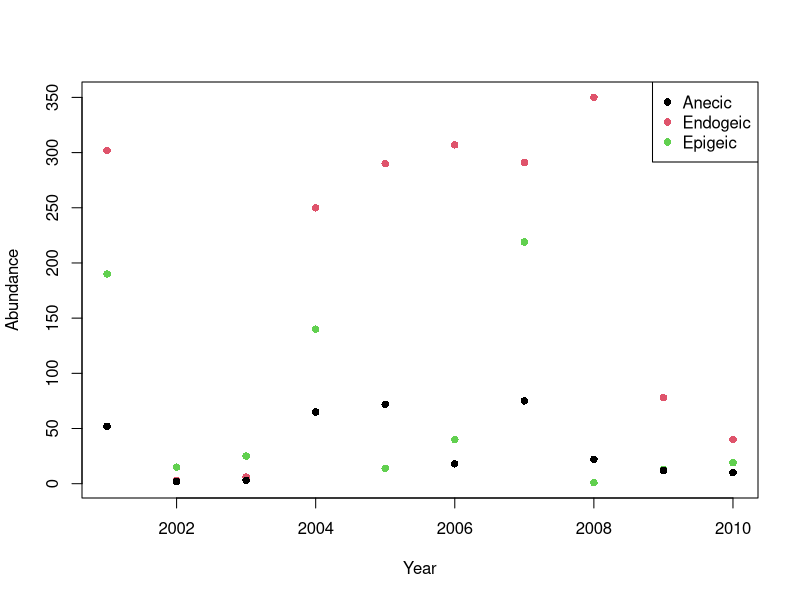
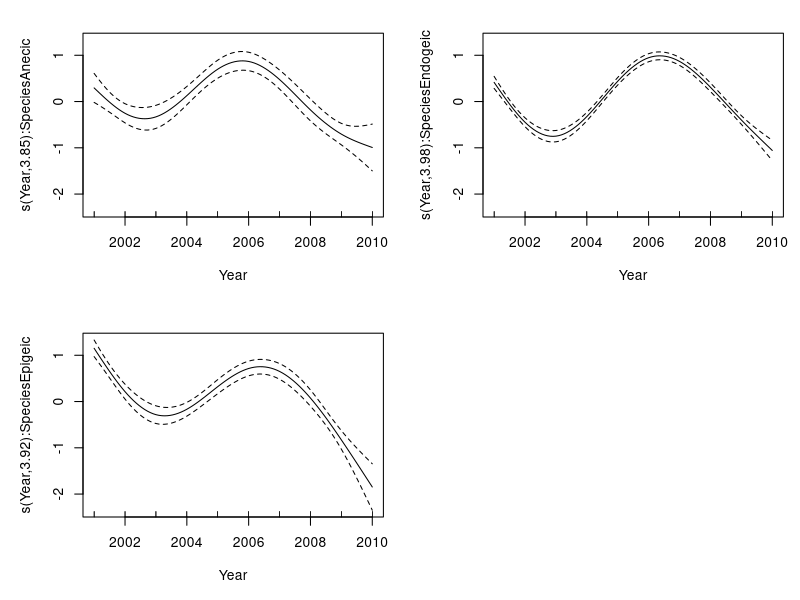
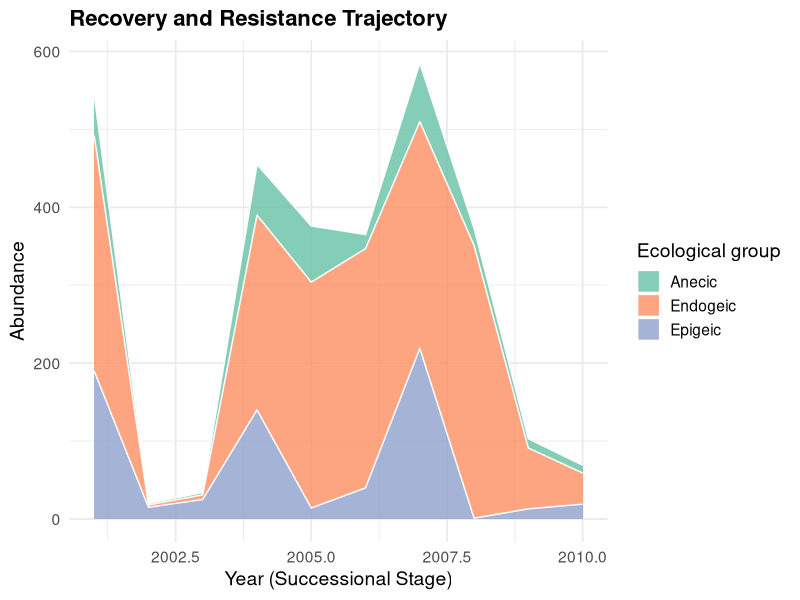

These charts were generated, in order, by the following R code:
#load packages
library(tidyr)
library(ggplot2)
library(dplyr)
library(forecast)
library(mgcv)
library(here)
here()
#Clean aggregated dataset from 2001/2 - 2010
Year <- 2001:2010
Endogeic <-c(302, 3, 6, 250, 290, 307, 291, 350, 78, 40)
Epigeic <- c(190, 15, 25, 140, 14, 40, 219, 1, 13, 19)
Anecic <- c(52, 2, 3, 65, 72, 18, 75, 22, 12, 10)
#create dataframe
Ewts_data <- data.frame(Year, Endogeic, Epigeic, Anecic) 
print(Ewts_data)

#convert to long format and ensure all categorical variables are factors
Ewts_long <- Ewts_data %>%
  pivot_longer(cols = c(Endogeic, Epigeic, Anecic),
               names_to = "Species",
               values_to = "Abundance")
Ewts_long$Species <- as.factor(Ewts_long$Species)#ensure species is converted to factor var.

#Inspect long format dataframe 
print(Ewts_long)
#visualise 
plot(Ewts_long$Year, Ewts_long$Abundance,
     col = as.factor(Ewts_long$Species),
     pch = 16,
     xlab = "Year", ylab = "Abundance")
legend("topright", legend = levels(as.factor(Ewts_long$Species)),
       col = 1:3, pch = 16)
#fit gamm 
Ewts_model <- gamm(
  Abundance ~ Species + s(Year, by = Species, k = 5),
  random = list(Species = ~1),
  data = Ewts_long,
  family = poisson(link = "log")  # good for count data
)
summary(Ewts_model$gam)# R-sq.(adj) =   0.42 

#Visualization of the prediction across time line
plot(Ewts_model$gam, pages = 1, shade = TRUE)

# Soil fauna Recovery and Resistance Trajectory plots
ggplot(Ewts_long, aes(x = Year, y = Abundance, fill = Species)) +
  geom_area(alpha = 0.8, linewidth = 0.5, colour = "white") +
  scale_fill_brewer(palette = "Set2") +
  theme_minimal(base_size = 14) +
  labs(
    title = "Recovery and Resistance Trajectory",
    x = "Year (Successional Stage)",
    y = "Abundance",
    fill = "Ecological group"
  ) +
  theme(plot.title = element_text(face = "bold", size = 16))
